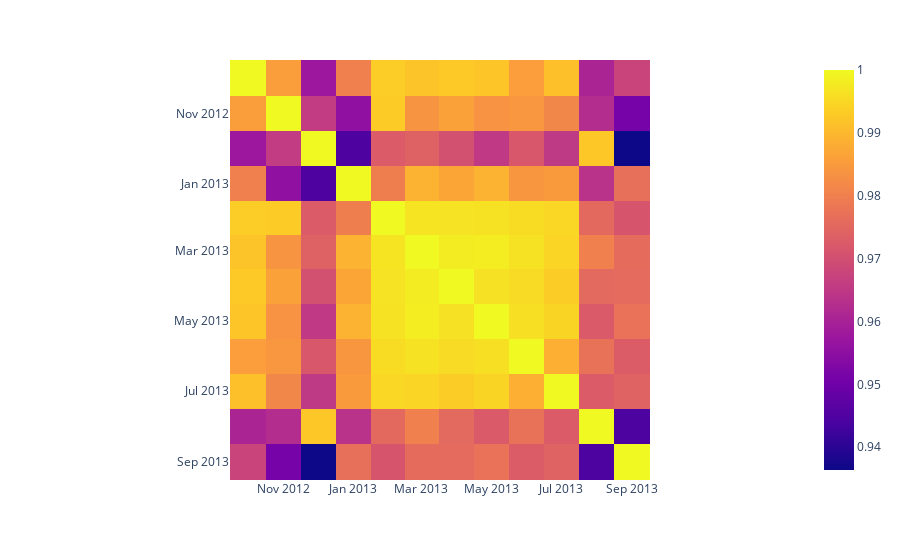

Here is the notebook cell this chart was saved with:
### Markdown cell above
### Task 5: Heatmap

Create a heatmap visualization. Return text in the heatmap and move the x axes to the top of the graph.

### Code cell
px.imshow(df.corr(numeric_only=True))

### Figure 1 — Plotly figure (JSON) as saved in the notebook; plotly's stock layout.template omitted (floating-point values rounded to 4 significant figures; data arrays with more than 128 entries replaced by an {"elided": "..."} marker saying what was removed)
{"data": [{"coloraxis": "coloraxis", "hovertemplate": "x: %{x}<br>y: %{y}<br>color: %{z}<extra></extra>", "name": "0", "type": "heatmap", "x": ["2012-10-01 00:00:00", "2012-11-01 00:00:00", "2012-12-01 00:00:00", "2013-01-01 00:00:00", "2013-02-01 00:00:00", "2013-03-01 00:00:00", "2013-04-01 00:00:00", "2013-05-01 00:00:00", "2013-06-01 00:00:00", "2013-07-01 00:00:00", "2013-08-01 00:00:00", "2013-09-01 00:00:00"], "xaxis": "x", "y": ["2012-10-01 00:00:00", "2012-11-01 00:00:00", "2012-12-01 00:00:00", "2013-01-01 00:00:00", "2013-02-01 00:00:00", "2013-03-01 00:00:00", "2013-04-01 00:00:00", "2013-05-01 00:00:00", "2013-06-01 00:00:00", "2013-07-01 00:00:00", "2013-08-01 00:00:00", "2013-09-01 00:00:00"], "yaxis": "y", "z": {"elided": "12x12 float values"}}], "layout": {"coloraxis": {"colorscale": [[0, "#0d0887"], [0.1111, "#46039f"], [0.2222, "#7201a8"], [0.3333, "#9c179e"], [0.4444, "#bd3786"], [0.5556, "#d8576b"], [0.6667, "#ed7953"], [0.7778, "#fb9f3a"], [0.8889, "#fdca26"], [1, "#f0f921"]]}, "margin": {"t": 60}, "xaxis": {"anchor": "y", "constrain": "domain", "domain": [0, 1], "scaleanchor": "y"}, "yaxis": {"anchor": "x", "autorange": "reversed", "constrain": "domain", "domain": [0, 1]}}}
